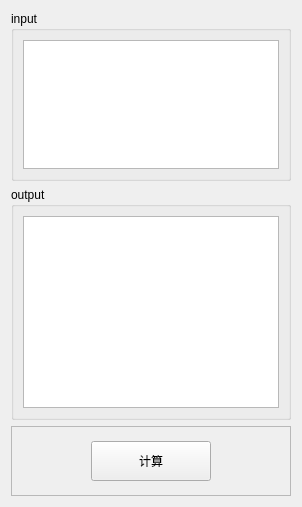
          <widget class="QWidget" name="tab_21">
           <attribute name="title">
            <string>oct</string>
           </attribute>
           <layout class="QGridLayout" name="gridLayout_30">
            <item row="0" column="0">
             <widget class="QGroupBox" name="groupBox_19">
              <property name="maximumSize">
               <size>
                <width>16777215</width>
                <height>170</height>
               </size>
              </property>
              <property name="title">
               <string>input</string>
              </property>
              <layout class="QGridLayout" name="gridLayout_29">
               <item row="0" column="0">
                <widget class="QPlainTextEdit" name="txtoct_input"/>
               </item>
              </layout>
             </widget>
            </item>
            <item row="1" column="0">
             <widget class="QGroupBox" name="groupBox_18">
              <property name="title">
               <string>output</string>
              </property>
              <layout class="QGridLayout" name="gridLayout_28">
               <item row="0" column="0">
                <widget class="QPlainTextEdit" name="txtoct_output">
                 <property name="readOnly">
                  <bool>true</bool>
                 </property>
                </widget>
               </item>
              </layout>
             </widget>
            </item>
            <item row="2" column="0">
             <widget class="QFrame" name="frame_6">
              <property name="minimumSize">
               <size>
                <width>0</width>
                <height>70</height>
               </size>
              </property>
              <property name="maximumSize">
               <size>
                <width>16777215</width>
                <height>70</height>
               </size>
              </property>
              <property name="frameShape">
               <enum>QFrame::StyledPanel</enum>
              </property>
              <property name="frameShadow">
               <enum>QFrame::Raised</enum>
              </property>
              <layout class="QGridLayout" name="gridLayout_26">
               <item row="0" column="0">
                <widget class="QPushButton" name="btnoct_calc">
                 <property name="minimumSize">
                  <size>
                   <width>0</width>
                   <height>40</height>
                  </size>
                 </property>
                 <property name="maximumSize">
                  <size>
                   <width>120</width>
                   <height>40</height>
                  </size>
                 </property>
                 <property name="toolTip">
                  <string>8进制字符串转中文</string>
                 </property>
                 <property name="text">
                  <string>计算</string>
                 </property>
                </widget>
               </item>
              </layout>
             </widget>
            </item>
           </layout>
          </widget>
